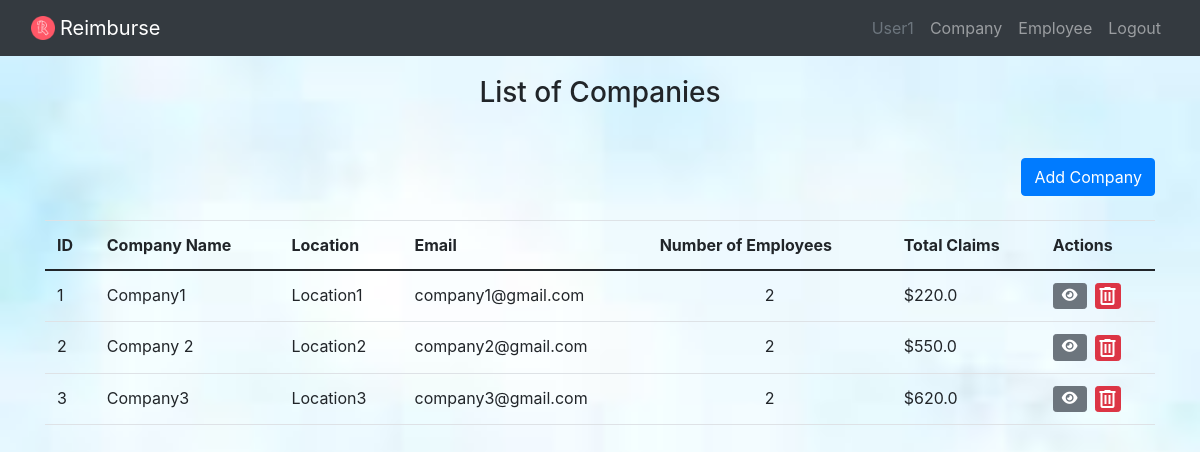
The page /company_list (signed in) on the database its author committed.
### website/models.py (models this page shows)
class User(db.Model, UserMixin):
    id = db.Column(db.Integer, primary_key=True)
    email = db.Column(db.String(150),nullable=False, unique=True)
    username = db.Column(db.String(150), nullable=False, unique=True)
    password = db.Column(db.String(150),nullable=False)
    companies = db.relationship('Company', backref='owner', lazy=True)

class Company(db.Model):
    id = db.Column(db.Integer, primary_key=True)
    name = db.Column(db.String(150), nullable=False, unique=True)
    email = db.Column(db.String(120), nullable=False, unique=True)
    location = db.Column(db.String(200), nullable=False)
    website = db.Column(db.String(120), nullable=True)
    user_id = db.Column(db.Integer, db.ForeignKey('user.id'), nullable=False)
    employees = db.relationship('Employee', backref='company', lazy=True)

### website/views.py (the view)
@views.route('/')
@views.route('/company_list',methods=['GET'])
@login_required
def company_list():
    companies=Company.query.all()
    for company in companies:
        total_reimbursement = db.session.query(func.sum(Reimbursement.amount)).join(Employee, Employee.id == Reimbursement.employee_id).filter(Employee.company_id == company.id).scalar()
        company.total_reimbursement = total_reimbursement if total_reimbursement else 0
    return render_template('company_list.html',companies=companies,user=current_user)

### website/__init__.py (called while the page is built)
def create_app():
    app = Flask(__name__)
    app.config['SECRET_KEY']="helloworld"
    app.config['SQLALCHEMY_DATABASE_URI'] = f'sqlite:///{DB_NAME}'
    db.init_app(app)
    from .views import views
    from .auth import auth
    app.register_blueprint(views, url_prefix="/")
    app.register_blueprint(auth, url_prefix="/")
    from .models import User
    app.config['UPLOAD_FOLDER'] = UPLOAD_FOLDER
    create_database(app)
    login_manager = LoginManager()
    login_manager.login_view ="auth.login"
    login_manager.init_app(app)
    @login_manager.user_loader
    def load_user(id):
        return User.query.get(int(id))
    return app

### website/templates/company_list.html (shortened to what this page needs)
{% extends 'base.html' %}
{% block content %}
<div>
    <h3 style="padding: 20px; justify-content: center; align-items: center; display: flex;">List of Companies</h3>
    <div style="padding-top: 20px;">
        <div class="add_company_button"> <a href="{{url_for('views.add_company')}}" class="btn btn-primary mb-4 ">Add
                Company</a>
        </div>
        <table class="table">
            <thead>
                <tr>
                    <th>ID</th>
                    <th>Company Name</th>
                    <th>Location</th>
                    <th>Email</th>
                    <th>Number of Employees</th>
                    <th>Total Claims</th>
                    <th>Actions</th>
                </tr>
            </thead>
            <tbody>
                {% for company in companies %}
                <tr>
                    <td>{{ company.id }}</td>
                    <td>{{ company.name }}</td>
                    <td>{{ company.location }}</td>
                    <td>{{ company.email }}</td>
                    <td class="text-center">{{ company.employees | length
                        }}</td>
                    <td>${{ company.total_reimbursement |float }}</td>
                    <td>
                        <div class="d-flex">
                            <a href="{{ url_for('views.company_details', company_id=company.id) }}"
                                class="btn btn-secondary btn-sm  me-2" style="line-height: 0 !important;">
                                <i class="fa-solid fa-eye"></i>
                            </a>
                            <form method="POST" action="{{ url_for('views.delete_company', company_id=company.id) }}"
                                onsubmit="return confirm('Are you sure you want to delete this company and all its employees?');">
                                <button type="submit" class="btn btn-danger btn-sm p-0  "
                                    style="line-height: 0 !important;"><span
                                        class="material-symbols-outlined">delete</span></button>
                            </form>
                        </div>
                    </td>
                </tr>
                {% else %}
                <tr>
                    <td colspan="8">No Companies Found</td>
                </tr>
                {% endfor %}
            </tbody>
        </table>
    </div>
    {% endblock %}

### website/templates/base.html (shortened to what this page needs)
<!DOCTYPE html>
<html lang="en">
<head>
    <link href="https://cdn.jsdelivr.net/npm/bootstrap@5.0.2/dist/css/bootstrap.min.css" rel="stylesheet"
 />
    <link href="https://cdnjs.cloudflare.com/ajax/libs/font-awesome/6.0.0-beta3/css/all.min.css" rel="stylesheet">
    <link rel="stylesheet" href="https://maxcdn.bootstrapcdn.com/bootstrap/4.5.2/css/bootstrap.min.css">
    <link rel="stylesheet" href="{{ url_for('static', filename='CSS/style.css') }}">
</head>
<body>
    <nav class="navbar navbar-expand-lg navbar-dark bg-dark">
        <div class="container-fluid">
            <img src="../static/images/letter-r_12499428.png" width="24" style="margin-right: 5px;">
            <a class="navbar-brand" href="#">Reimburse</a>
            <div class="collapse navbar-collapse" id="navbar">
                <div class="navbar-nav ms-auto">
                    <small class="navbar-text text-muted" style="padding: 8px; font-size: 16px;">
                        {{ user.username }}
                    </small>
                    {% if user.is_authenticated %}
                    <a class="nav-item nav-link " href="{{url_for('views.company_list')}}">Company</a>
                    <a class="nav-item nav-link " href="{{url_for('views.employees')}}">Employee</a>
                    <a class="nav-item nav-link " href="/logout">Logout</a>
                    {% else %}
                    <a class="nav-item nav-link " href="/login">Login</a>
                    <a class="nav-item nav-link " href="/sign-up">Sign Up</a>
                    {% endif %}
                </div>
            </div>
        </div>
    </nav>
    <div class="container">{% block content %}{% endblock %}</div>
</body>
</html>

### website/static/CSS/style.css (style rules this page uses)
.add_company_button { display: flex; justify-content: flex-end; }
body { background-image: url(../images/d2.jpeg); background-size: cover; background-repeat: no-repeat; background-attachment: fixed; }

### rows shown on the page
User: username "User1"
Company: id "1", name "Company1", location "Location1", email "company1@gmail.com", employees|length "2", total_reimbursement "220.0"
Company: id "2", name "Company 2", location "Location2", email "company2@gmail.com", employees|length "2", total_reimbursement "550.0"
Company: id "3", name "Company3", location "Location3", email "company3@gmail.com", employees|length "2", total_reimbursement "620.0"
